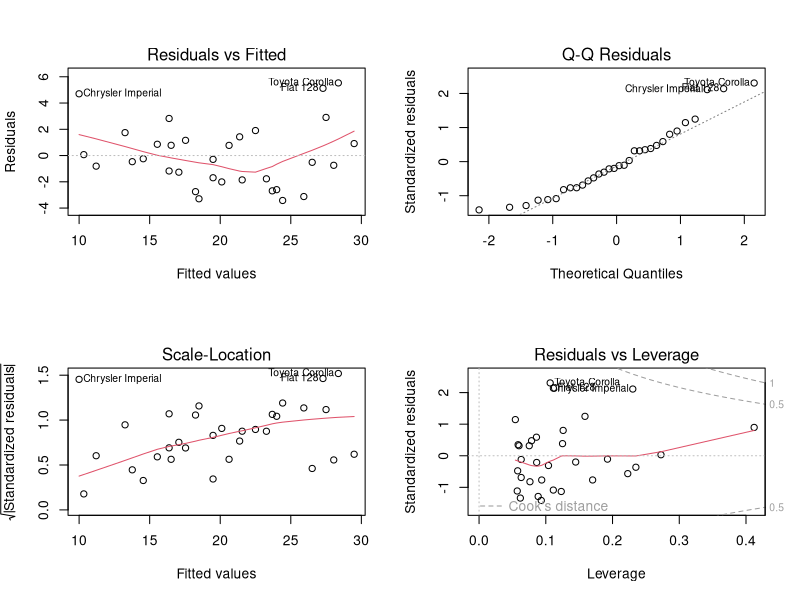
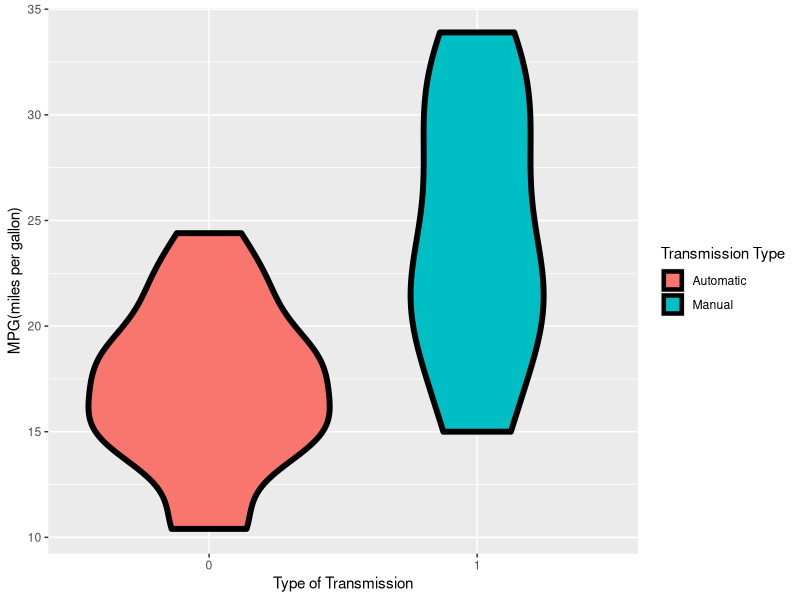

R code for these plots, in order:
## ---- chunk 1
knitr::opts_chunk$set(echo = TRUE)
## ---- chunk 2
library(datasets)
data(mtcars)
datacor <- mtcars
library(ggplot2)
## ---- chunk 3
## What do the variables mean
?mtcars
## Use str to see a compact summary of the data
str(mtcars)
sapply(mtcars, class)
## ---- chunk 4
mtcars$vs = as.factor(mtcars$vs)
mtcars$am = as.factor(mtcars$am)
## ---- chunk 5
aggregate(mpg ~ am, data=mtcars, mean)
## ---- chunk 6
fit1 <- lm(mpg ~ am , data = mtcars)
summary(fit1)$coef
## ---- chunk 7
(coef(lm(mpg ~ am, mtcars))[2])
## ---- chunk 8
fit2 <- lm(mpg ~ hp + wt + disp + am + cyl - 1, data = mtcars)
summary(fit2)$coef
## ---- chunk 9
fit3  <- lm(mpg ~ am + wt + hp, mtcars)
summary(fit3)$coef
## ---- chunk 10
(coef(lm(mpg ~ am + wt + hp, mtcars))[2])
## ---- chunk 11
confint(fit3)
## ---- chunk 12
cor(datacor$am, datacor$mpg)
## ---- chunk 13
cor(datacor$wt, datacor$mpg)
## ---- chunk 14
anova(fit1, fit3)
## ---- chunk 15
par(mfrow = c(2,2))
plot(fit3)
## ---- chunk 16
plot1 <- ggplot(mtcars, aes(y = mpg, x = am, fill = am))
plot1 = plot1 + geom_violin(colour = "black", size = 2)
plot1 = plot1 + xlab("Type of Transmission") + ylab("MPG(miles per gallon)")
plot1 = plot1 + scale_fill_discrete(name = "Transmission Type", labels=c("Automatic", "Manual"))
plot1
## What are some useful summary statistics
aggregate(mpg ~ am, data=mtcars, mean)
